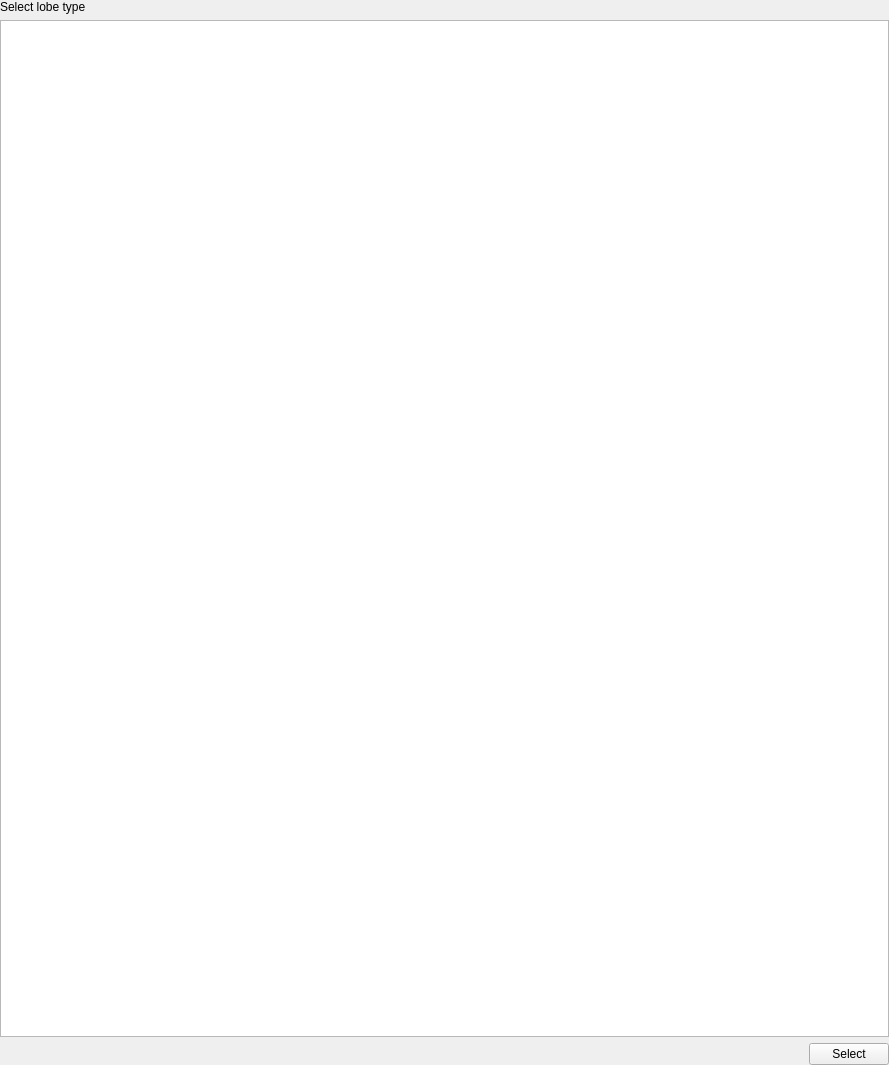
<?xml version="1.0" encoding="UTF-8"?>
<ui version="4.0">
 <class>LobeTypeSelector</class>
 <widget class="QWidget" name="LobeTypeSelector">
  <property name="geometry">
   <rect>
    <x>0</x>
    <y>0</y>
    <width>889</width>
    <height>1065</height>
   </rect>
  </property>
  <property name="windowTitle">
   <string>Form</string>
  </property>
  <layout class="QVBoxLayout" name="verticalLayout">
   <property name="leftMargin">
    <number>0</number>
   </property>
   <property name="topMargin">
    <number>0</number>
   </property>
   <property name="rightMargin">
    <number>0</number>
   </property>
   <property name="bottomMargin">
    <number>0</number>
   </property>
   <item>
    <widget class="QLabel" name="label">
     <property name="text">
      <string>Select lobe type</string>
     </property>
    </widget>
   </item>
   <item>
    <widget class="QListView" name="listViewLobeType">
     <property name="alternatingRowColors">
      <bool>true</bool>
     </property>
     <property name="gridSize">
      <size>
       <width>32</width>
       <height>32</height>
      </size>
     </property>
    </widget>
   </item>
   <item>
    <layout class="QHBoxLayout" name="horizontalLayout">
     <item>
      <spacer name="horizontalSpacer">
       <property name="orientation">
        <enum>Qt::Orientation::Horizontal</enum>
       </property>
       <property name="sizeHint" stdset="0">
        <size>
         <width>40</width>
         <height>20</height>
        </size>
       </property>
      </spacer>
     </item>
     <item>
      <widget class="QPushButton" name="pushButtonSelect">
       <property name="text">
        <string>Select</string>
       </property>
      </widget>
     </item>
    </layout>
   </item>
  </layout>
 </widget>
 <resources/>
 <connections>
  <connection>
   <sender>pushButtonSelect</sender>
   <signal>clicked()</signal>
   <receiver>LobeTypeSelector</receiver>
   <slot>selectLobe()</slot>
   <hints>
    <hint type="sourcelabel">
     <x>847</x>
     <y>1051</y>
    </hint>
    <hint type="destinationlabel">
     <x>444</x>
     <y>532</y>
    </hint>
   </hints>
  </connection>
 </connections>
 <slots>
  <slot>selectLobe()</slot>
 </slots>
</ui>
